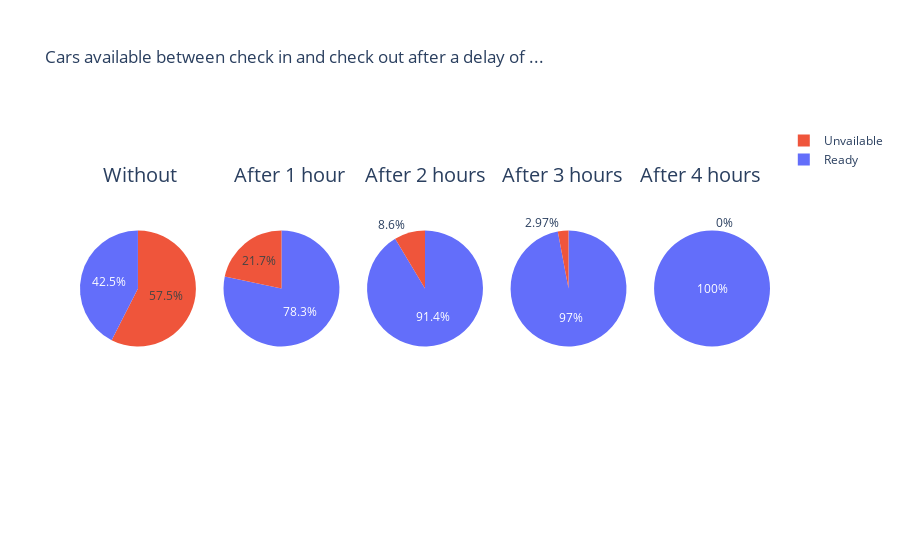

The cell this chart's notebook holds for it:
### Markdown cell above
## Cars available between check in and check out after a delay of ...

### Code cell
## Proportion à l'heure à Actuel, delais 1h 2h 3h 4H ... ____|_|_|_| 
## 
specs = np.repeat({'type':'domain'}, 5).tolist()

fig = make_subplots(rows=1, cols=5, specs=[specs])

for hours_cut in range(0,5):

    dataset_before = len( dataset[dataset['delay_at_checkout_in_minutes'] < (hours_cut*60)] )
    dataset_after = len( dataset[dataset['delay_at_checkout_in_minutes'] >= (hours_cut*60)] )


    fig.add_trace(go.Pie(labels=['Ready', 'Unvailable'], 
                         values=[dataset_before, dataset_after], 
                         name=f"{hours_cut} hour(s) between ck_in & check out"),
                         1, (hours_cut+1) )

fig.update_layout(
    title_text="Cars available between check in and check out after a delay of ...",
    # Add annotations in the center of the donut pies.
    annotations=[dict(text='Without', x=0.03, y=0.9, font_size=20, showarrow=False),
                 dict(text='After 1 hour', x=0.22, y=0.9, font_size=20, showarrow=False),
                 dict(text='After 2 hours', x=0.50, y=0.9, font_size=20, showarrow=False),
                 dict(text='After 3 hours', x=0.79, y=0.9, font_size=20, showarrow=False),
                 dict(text='After 4 hours', x=0.99, y=0.9, font_size=20, showarrow=False),
                ])
# https://plotly.com/python/discrete-color/
colors = ['#636EFA', '#EF553B']
fig.update_traces(marker=dict(colors=colors))

fig.show()

### Figure 1 — Plotly figure (JSON) as saved in the notebook; plotly's stock layout.template omitted (floating-point values rounded to 4 significant figures)
{"data": [{"domain": {"x": [0, 0.168], "y": [0, 1]}, "labels": ["Ready", "Unvailable"], "marker": {"colors": ["#636EFA", "#EF553B"]}, "name": "0 hour(s) between ck_in & check out", "type": "pie", "values": [6045, 8182]}, {"domain": {"x": [0.208, 0.376], "y": [0, 1]}, "labels": ["Ready", "Unvailable"], "marker": {"colors": ["#636EFA", "#EF553B"]}, "name": "1 hour(s) between ck_in & check out", "type": "pie", "values": [11143, 3084]}, {"domain": {"x": [0.416, 0.584], "y": [0, 1]}, "labels": ["Ready", "Unvailable"], "marker": {"colors": ["#636EFA", "#EF553B"]}, "name": "2 hour(s) between ck_in & check out", "type": "pie", "values": [13003, 1224]}, {"domain": {"x": [0.624, 0.792], "y": [0, 1]}, "labels": ["Ready", "Unvailable"], "marker": {"colors": ["#636EFA", "#EF553B"]}, "name": "3 hour(s) between ck_in & check out", "type": "pie", "values": [13805, 422]}, {"domain": {"x": [0.832, 1], "y": [0, 1]}, "labels": ["Ready", "Unvailable"], "marker": {"colors": ["#636EFA", "#EF553B"]}, "name": "4 hour(s) between ck_in & check out", "type": "pie", "values": [14227, 0]}], "layout": {"annotations": [{"font": {"size": 20}, "showarrow": false, "text": "Without", "x": 0.03, "y": 0.9}, {"font": {"size": 20}, "showarrow": false, "text": "After 1 hour", "x": 0.22, "y": 0.9}, {"font": {"size": 20}, "showarrow": false, "text": "After 2 hours", "x": 0.5, "y": 0.9}, {"font": {"size": 20}, "showarrow": false, "text": "After 3 hours", "x": 0.79, "y": 0.9}, {"font": {"size": 20}, "showarrow": false, "text": "After 4 hours", "x": 0.99, "y": 0.9}], "title": {"text": "Cars available between check in and check out after a delay of ..."}}}
